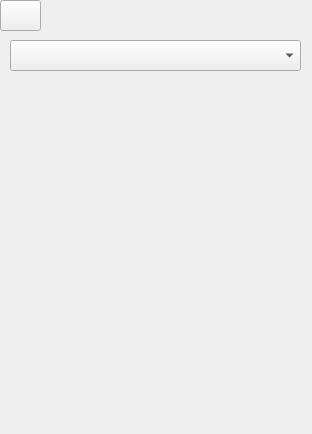
<?xml version="1.0" encoding="UTF-8"?>
<ui version="4.0">
 <class>Person_Data</class>
 <widget class="QWidget" name="Person_Data">
  <property name="geometry">
   <rect>
    <x>0</x>
    <y>0</y>
    <width>312</width>
    <height>434</height>
   </rect>
  </property>
  <property name="windowTitle">
   <string>Form</string>
  </property>
  <widget class="QPushButton" name="biton">
   <property name="geometry">
    <rect>
     <x>0</x>
     <y>0</y>
     <width>41</width>
     <height>31</height>
    </rect>
   </property>
   <property name="font">
    <font>
     <stylestrategy>PreferDefault</stylestrategy>
    </font>
   </property>
   <property name="text">
    <string/>
   </property>
   <property name="icon">
    <iconset resource="resource.qrc">
     <normaloff>:/images/png-clipart-flickr-logo-computer-icons-button-back-angle-text.png</normaloff>:/images/png-clipart-flickr-logo-computer-icons-button-back-angle-text.png</iconset>
   </property>
   <property name="iconSize">
    <size>
     <width>50</width>
     <height>50</height>
    </size>
   </property>
  </widget>
  <widget class="QComboBox" name="comboBox">
   <property name="geometry">
    <rect>
     <x>10</x>
     <y>40</y>
     <width>291</width>
     <height>31</height>
    </rect>
   </property>
   <property name="toolTip">
    <string>&lt;html&gt;&lt;head/&gt;&lt;body&gt;&lt;p&gt;vfvfvfvfvf&lt;/p&gt;&lt;p&gt;&lt;br/&gt;&lt;/p&gt;&lt;/body&gt;&lt;/html&gt;</string>
   </property>
   <property name="editable">
    <bool>false</bool>
   </property>
   <property name="currentText">
    <string/>
   </property>
   <property name="placeholderText">
    <string>Choose one field</string>
   </property>
  </widget>
 </widget>
 <resources>
  <include location="resource.qrc"/>
 </resources>
 <connections/>
</ui>
